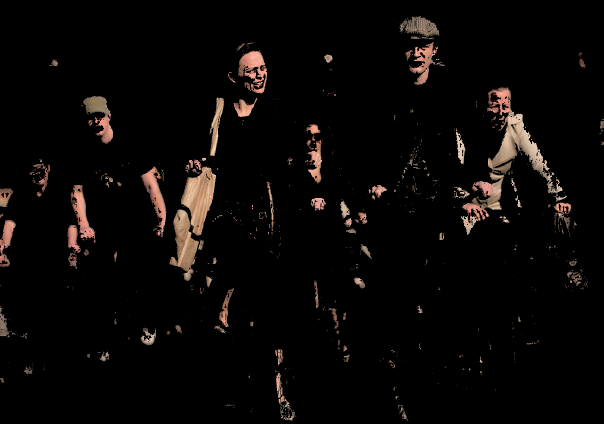
#> input picture endImg.png, 1207 x 848 px (shown at 1/2 size)
$ python skinDetectionMetric.py
#> lines starting #> are read from the running program, lines starting #| are printed output that depends on the picture; after the words box and inside, x2 and y2 are one past the last pixel; in counts of white or black regions, pixels touching at a corner belong together
"""
Name: Darren Chay Loong
ID: 1049254
Course: CIS*4720
Assignment 3

Description: This file helps measure the percentage of true and false positives that are present
             in the processed images by using a ground truth image as basis and comparing it to
             the processed images in the form of a percentage

"""
# Image Processing Libraries
import cv2 as cv
import numpy as np
from matplotlib import pyplot as plt
import matplotlib.cm as cm
from scipy import stats

# Utility Libraries
from tkinter import Tk
from tkinter.filedialog import askopenfilename
import pprint
import time

# Extracting the skin section from the ground truth images
print("Select the ground truth image")

# Reading the ground truth file
Tk().withdraw()
filename = askopenfilename()
#> the answer given: endImg.png
print("Ground Truth Image:", filename)

# Check if file was selected
if not filename:
    print("error: no file selected")
    exit(1)

# Reading Image
grndTruthImg = cv.imread(filename, -1)
#> grndTruthImg is the input picture: shape (848, 1207, 3); mean B, G, R 6.5, 7.7, 10.2
# img = np.float32(img)/255
cols, rows, extra = grndTruthImg.shape
#> cols = 848; rows = 1207; extra = 3
print("Image dimensions:", rows, "x", cols)
#| Image dimensions: 1207 x 848
# pprint.pprint(grndTruthImg.shape)


# Creating the mask from the ground truth image
lowerBound = np.array((0, 0, 0))
# Removing all white-ish pixels from ground truth image
upperBound = np.array((235, 235, 255))
mask = cv.inRange(grndTruthImg, lowerBound, upperBound)
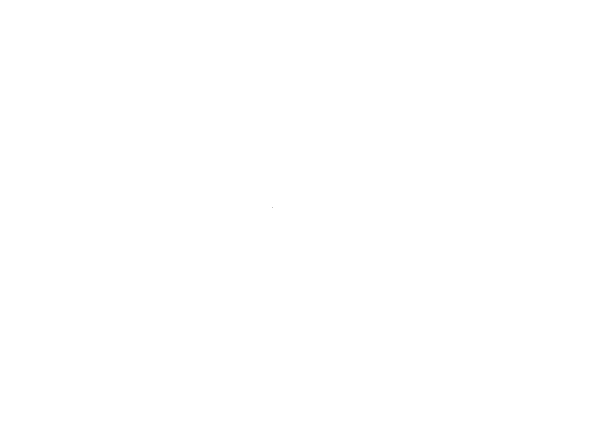
#> mask: shape (848, 1207) (shown at 1/2 size); 100% white; black in thin lines or dots, all inside (x1, y1, x2, y2) = (544, 415, 545, 416)
maskedTruthImg = cv.bitwise_and(grndTruthImg, grndTruthImg, mask=mask)
# cv.imwrite("testingGrndTruth.png", maskedTruthImg)

# Saving the count of pixels that are skin pixels and not skin pixels
skinPixelCount = np.count_nonzero(np.all(maskedTruthImg != (0, 0, 0), axis=-1))
#> skinPixelCount = 59984
print("Skin pixels:", skinPixelCount)
#| Skin pixels: 59984
notSkinPixelCount = (rows*cols) - skinPixelCount
#> notSkinPixelCount = 963552
print("Not skin pixels:", notSkinPixelCount)
#| Not skin pixels: 963552


print()
print("Select processed image")
# Comparing ground truth with mask

# Retreiving processed image
Tk().withdraw()
filename = askopenfilename()
#> the answer given: convertedRGB.png
print("Processed Image:", filename)

# Check if file was selected
if not filename:
    print("error: no file selected")
    exit(1)

# Reading processed image
skinImg = cv.imread(filename, -1)
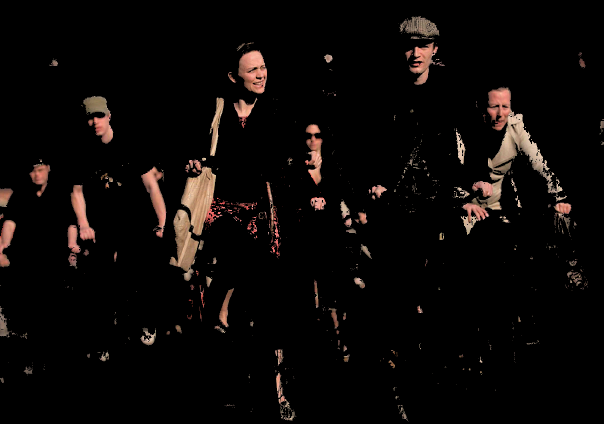
#> input picture convertedRGB.png, 1207 x 848 px (shown at 1/2 size)
#> skinImg is the input picture: shape (848, 1207, 3); mean B, G, R 7.2, 8.6, 11.7

# Applying ground truth mask to processed image
processedMaskedImg = cv.bitwise_and(skinImg, skinImg, mask=mask)
# cv.imwrite("testingProcessedImgMask.png", processedMaskedImg)

# Counting num of pixels that are stil present
processedSkinImgPixelCount = np.count_nonzero(
    np.all(processedMaskedImg != (0, 0, 0), axis=-1))
#> processedSkinImgPixelCount = 69205
print("Skin pixels present in processed image:", processedSkinImgPixelCount)
#| Skin pixels present in processed image: 69205
# print("Not skin pixels: ", np.count_nonzero(np.all(processedMaskedImg == (0, 0, 0), axis=-1)))

print("True positive %:", round(processedSkinImgPixelCount/skinPixelCount * 100, 3))
#| True positive %: 115.372

# Extracting false positive
falsePosImg = cv.bitwise_xor(skinImg, processedMaskedImg)
# cv.imwrite("testingFP.png", falsePosImg)

# Counting false positive pixels in processed image
falsePosSkinCount = np.count_nonzero(np.all(falsePosImg != (0, 0, 0), axis=-1))
#> falsePosSkinCount = 1
print("Non skin pixels present in processed image:", falsePosSkinCount)
#| Non skin pixels present in processed image: 1
# print("Not skin pixels: ", np.count_nonzero(np.all(falsePosImg == (0, 0, 0), axis=-1)))

print("False positive %:", round(falsePosSkinCount/notSkinPixelCount * 100, 3))
#| False positive %: 0.0
